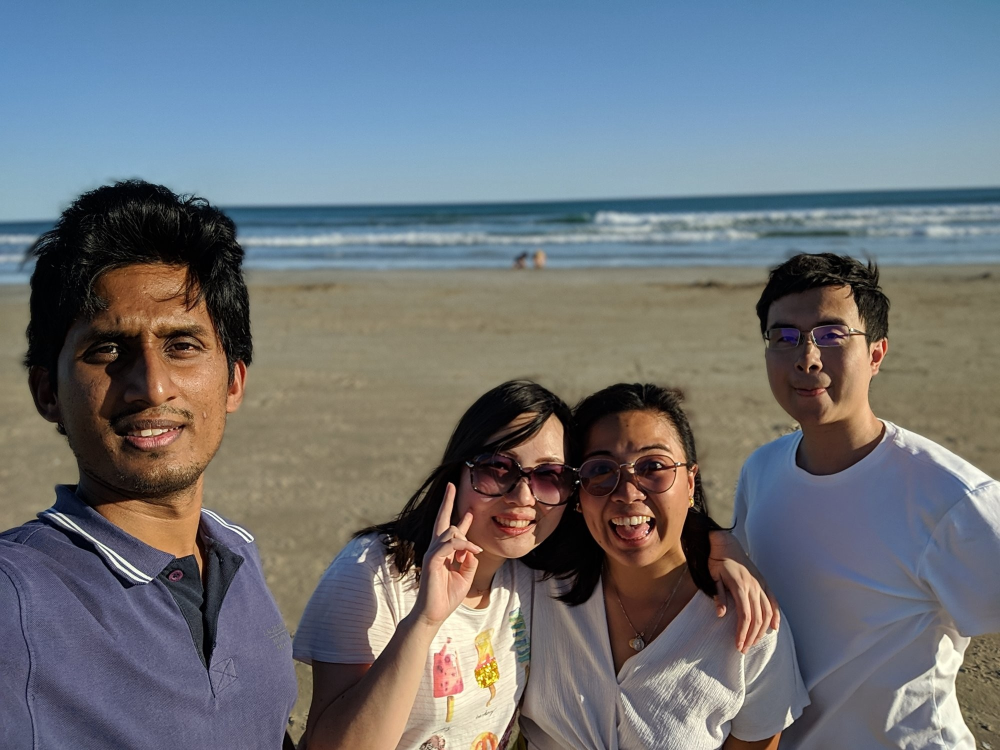
#> input picture sample.jpg, 2000 x 1500 px (shown at 1/2 size)
$ python faceRec.py
#> lines starting #> are read from the running program, lines starting #| are printed output that depends on the picture; after the words box and inside, x2 and y2 are one past the last pixel; in counts of white or black regions, pixels touching at a corner belong together
import cv2

# read image as b&w
img_bw = cv2.imread("sample.jpg", 0)
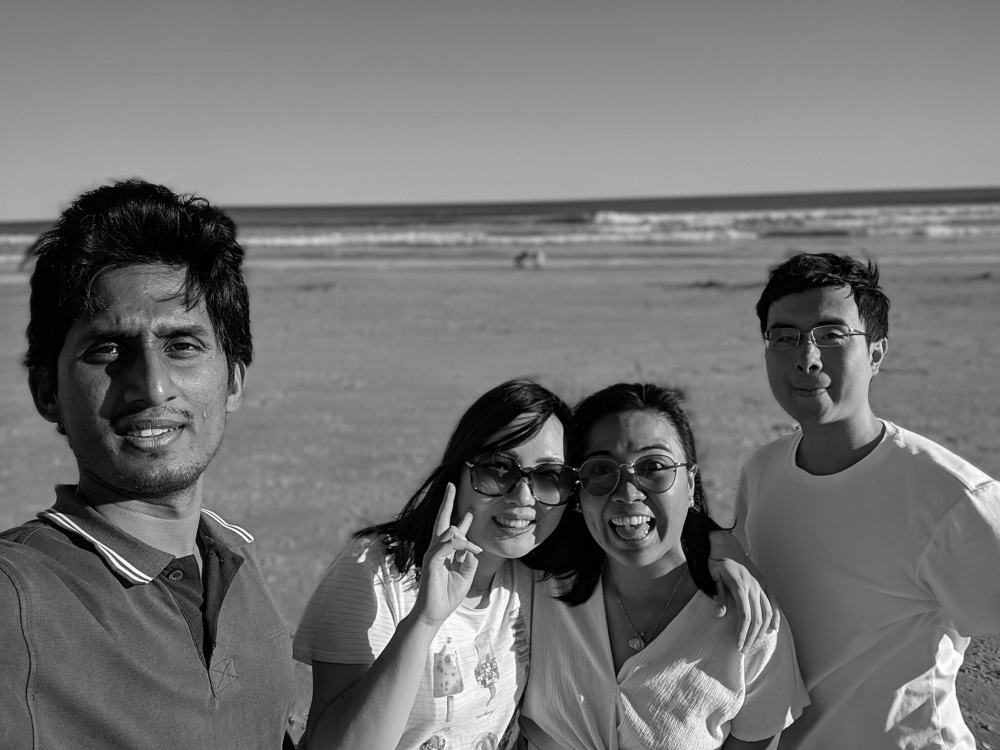
#> img_bw: shape (1500, 2000) (shown at 1/2 size); min 0, max 255, mean 114.4
# resize
img_bw_resize = cv2.resize(img_bw, (int(img_bw.shape[1]/4),int(img_bw.shape[0]/4)))
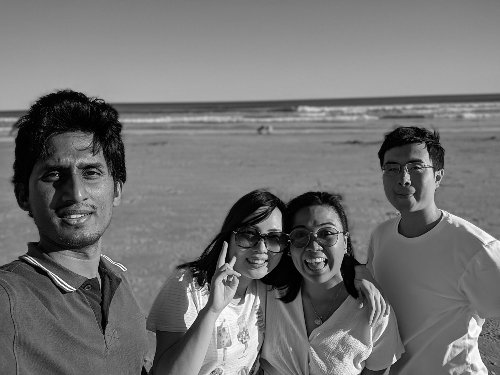
#> img_bw_resize: shape (375, 500); min 0, max 254, mean 114.6

# read image as colored
img = cv2.imread("sample.jpg")
#> img is the input picture: shape (1500, 2000, 3); mean B, G, R 121, 115.3, 110.3
# resize
# grey scale img
img_gray = cv2.cvtColor(img, cv2.COLOR_BGR2GRAY)

# cascade classifier object for face recognition
face_cascade = cv2.CascadeClassifier('haarcascade_frontalface_default.xml')
# find the faces
faces = face_cascade.detectMultiScale(img_gray, scaleFactor=1.18, minNeighbors=5)
#> faces = [[1561, 837, 54, 54], [921, 857, 246, 246], [1487, 575, 260, 260], [78, 535, 422, 422], [1104, 830, 296, 296]]
# create rectangle to highlight faces
for x, y, w, h in faces:
	img = cv2.rectangle(img, (x,y), (x+w, y+h), (0, 0, 255), 5)
#> this loop made 5 passes
#> pass 1, `img = cv2.rectangle(img, (x,y), (x+w, y+h), (0, 0, 255), 5)`:
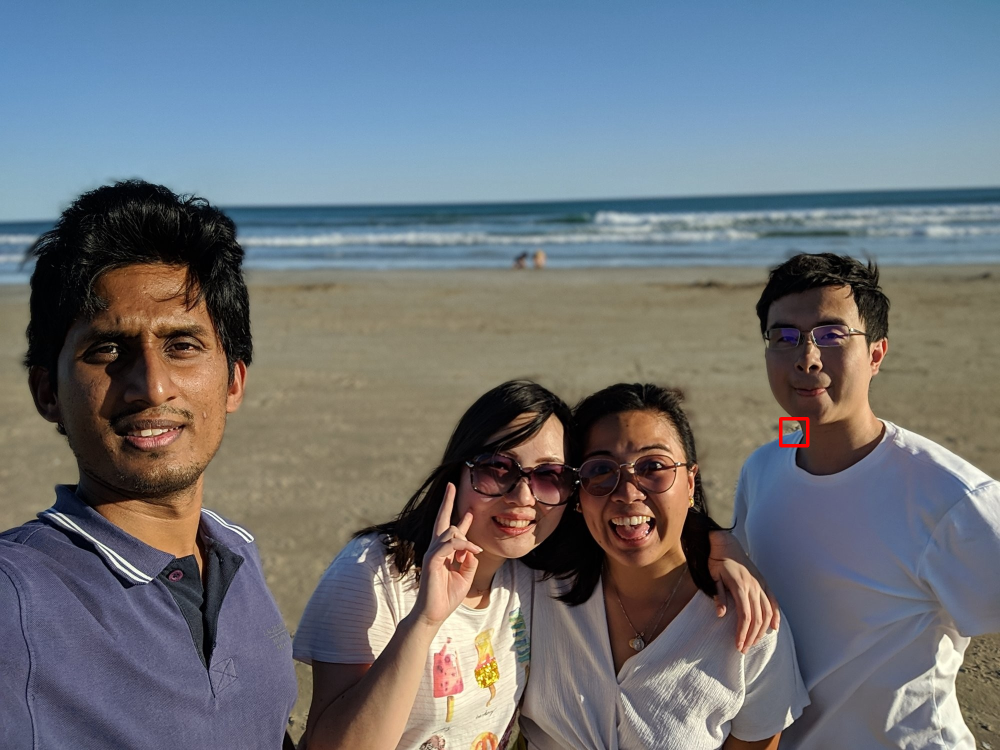
#> img: shape (1500, 2000, 3) (shown at 1/2 size); 0.05% of pixels changed, all inside (x1, y1, x2, y2) = (1558, 834, 1619, 895)
#> pass 2, `img = cv2.rectangle(img, (x,y), (x+w, y+h), (0, 0, 255), 5)`:
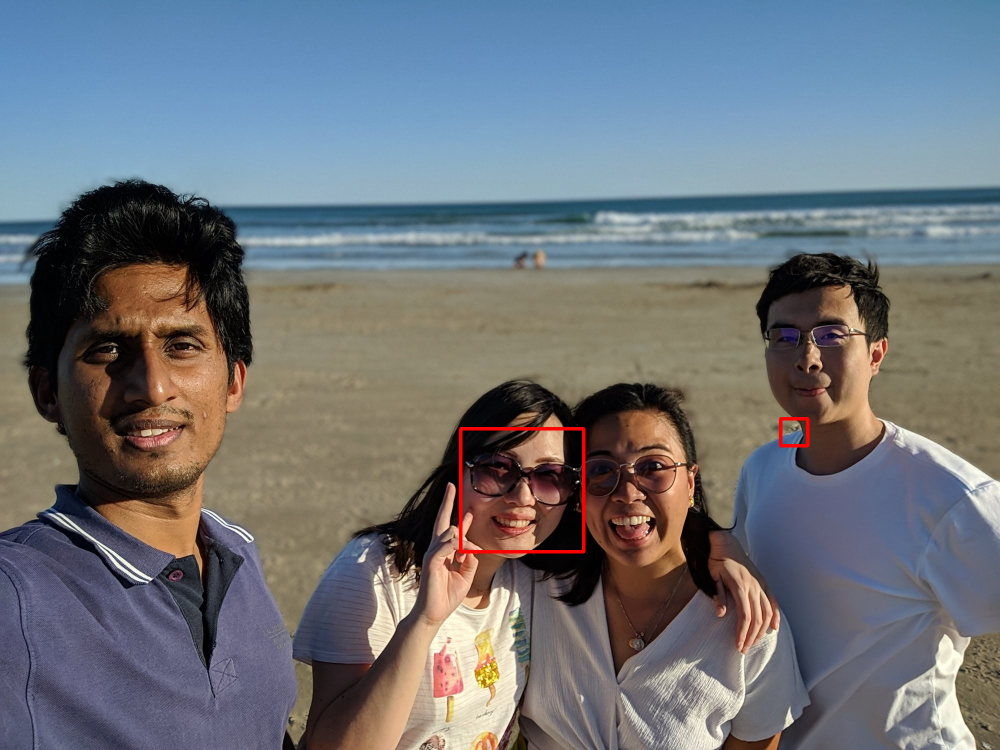
#> img: shape (1500, 2000, 3) (shown at 1/2 size); 0.23% of pixels changed, all inside (x1, y1, x2, y2) = (918, 854, 1171, 1107)
#> pass 3, `img = cv2.rectangle(img, (x,y), (x+w, y+h), (0, 0, 255), 5)`:
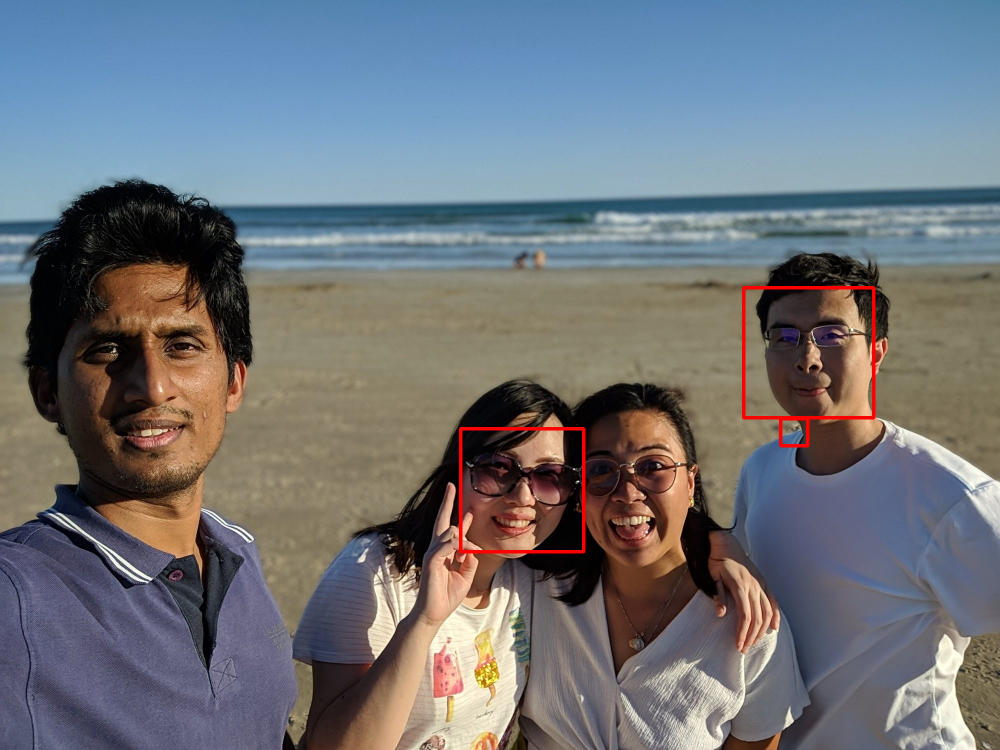
#> img: shape (1500, 2000, 3) (shown at 1/2 size); 0.23% of pixels changed, all inside (x1, y1, x2, y2) = (1484, 572, 1751, 839)
#> after the loop:
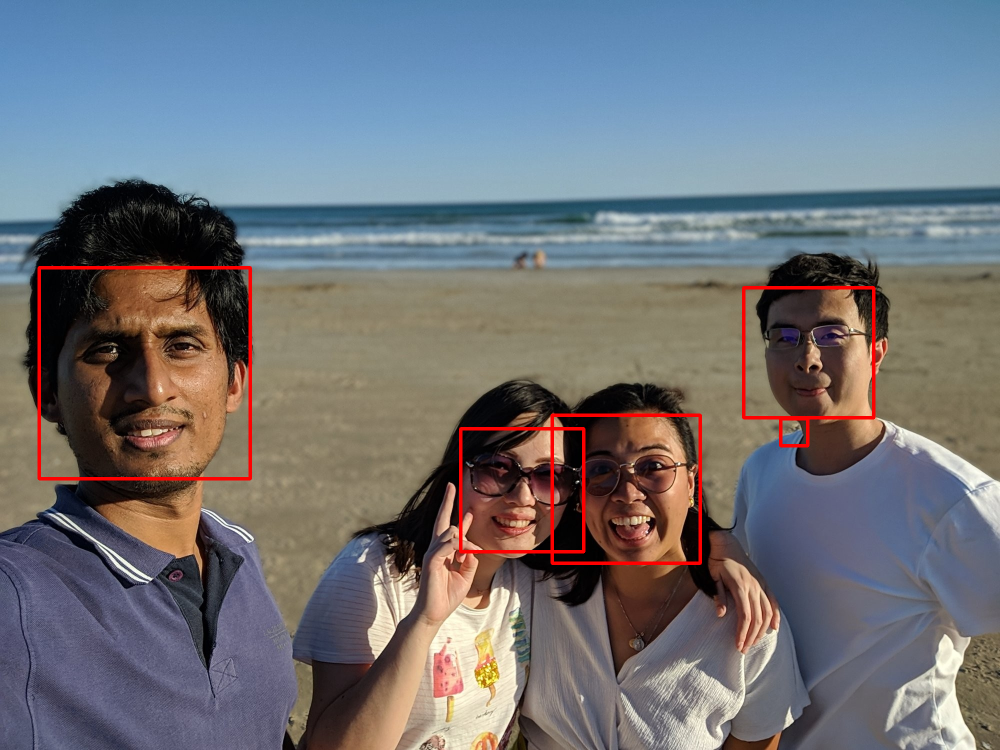
#> img: shape (1500, 2000, 3) (shown at 1/2 size); 0.67% of pixels changed, all inside (x1, y1, x2, y2) = (75, 532, 1404, 1130)

img_resize = cv2.resize(img, (int(img.shape[1]/4),int(img.shape[0]/4)))
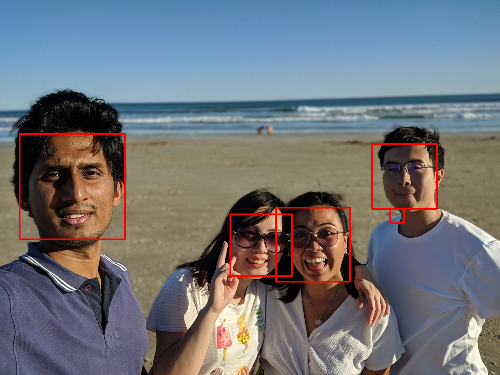
#> img_resize: shape (375, 500, 3); mean B, G, R 120.5, 114.6, 112.5

cv2.imshow("sample_image", img_resize)
cv2.waitKey(0)
cv2.destroyAllWindows()
